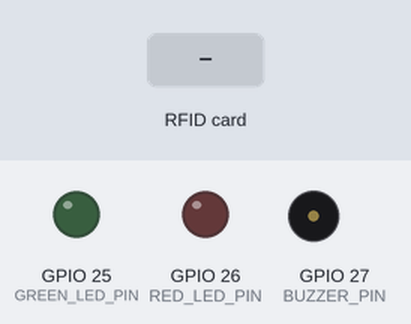
A sketch run on a simulated ESP32. Shown: output pins drawn as LEDs (lit = HIGH), buzzer (waves = sounding, pin HIGH). The inputs (shaded band) are chosen by the test bench. WiFi joins after 1.5 s; servers stay silent unless stated; uploads are accepted with an empty reply; what the sketch prints to the serial monitor is not drawn.

Above: at 3.8 s.
3.9 s: RFID card 5E 7A 19 C4 held to the reader
At 4.8 s:
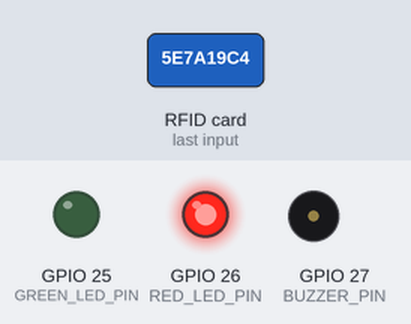
Timing chart, 0 to 7.8 s (numbered marks = the images above; inputs shaded):
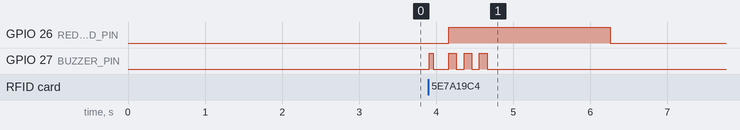

The sketch:

espcode.ino
```cpp
/**
 * FINAL ESP32 CODE
 * Role: Main RFID Controller & Sender
 * Reads RFID, contacts server, controls indicators, and sends status to Arduino.
 * Baud Rate: 115200
 */

#include <WiFi.h>
#include <HTTPClient.h>
#include <SPI.h>
#include <MFRC522.h>
#include <HardwareSerial.h>

// Pin Definitions (VSPI)
#define RST_PIN 22 // RFID reset pin
#define SS_PIN 5   // RFID SDA pin (VSPI_SS)

// Pin Definitions for Indicators
#define GREEN_LED_PIN 25
#define RED_LED_PIN 26
#define BUZZER_PIN 27

// --- UPDATE THESE VALUES ---
const char* WIFI_SSID = "Xiaomi11i";
const char* WIFI_PASSWORD = "Pass(0)18";
const char* SCRIPT_BASE = "https://script.google.com/macros/s/AKfycbyEGUR1FRdfk7YMI5OBE2xLlGyZv86cK07ym2Ysjng2Kg0MwkFHF4OCLEy446Isw617/exec";
// -------------------------

const char* TOKEN = "RSP505";

// RFID Setup
MFRC522 mfrc522(SS_PIN, RST_PIN);
MFRC522::MIFARE_Key key;

// Serial object for communicating with Arduino (Serial2 uses GPIO 16, 17)
HardwareSerial espSerial(2);

// System Variables
String lastUID = "";
unsigned long lastCardRead = 0;
const unsigned long CARD_DEBOUNCE = 2000;
unsigned long lastWifiCheck = 0;
const unsigned long WIFI_CHECK_INTERVAL = 30000;

// Function Declarations
String urlEncode(const String &s);
bool httpGET(const String &url, String &resp, int &code);
void wifiConnect();
void readRFIDCard();
void handleRequest(const String &uid);
void signalSuccess();
void signalFailure();
void signalCardRead();

void setup() {
  Serial.begin(115200); // For debugging via USB
  delay(1000);

  // Initialize the serial port for Arduino communication
  // Uses GPIO 16 (RX2), 17 (TX2)
  espSerial.begin(115200, SERIAL_8N1, 16, 17);
  delay(100);

  // Initialize Indicator Pins
  pinMode(GREEN_LED_PIN, OUTPUT);
  pinMode(RED_LED_PIN, OUTPUT);
  pinMode(BUZZER_PIN, OUTPUT);

  // Turn off all indicators initially
  digitalWrite(GREEN_LED_PIN, LOW);
  digitalWrite(RED_LED_PIN, LOW);
  digitalWrite(BUZZER_PIN, LOW);

  Serial.println("\n\n=== Industry - RFID Access Control & Tracking ===");
  SPI.begin(18, 19, 23, 5);
  mfrc522.PCD_Init();
  byte version = mfrc522.PCD_ReadRegister(mfrc522.VersionReg);
  if (version == 0x00 || version == 0xFF) {
    Serial.println("ERROR: RFID module not found!");
    digitalWrite(RED_LED_PIN, HIGH);
  } else {
    Serial.println("RFID module found and responding!");
  }
  mfrc522.PCD_SetAntennaGain(mfrc522.RxGain_max);

  wifiConnect();
  Serial.println("System ready - waiting for employee cards...");
  espSerial.println("System Ready");
}

void loop() {
  if (mfrc522.PICC_IsNewCardPresent()) {
    if (mfrc522.PICC_ReadCardSerial()) {
      readRFIDCard();
      lastCardRead = millis();
    } else {
      Serial.println("Failed to read card serial");
      signalFailure();
    }
  }

  if (millis() - lastWifiCheck > WIFI_CHECK_INTERVAL) {
    if (WiFi.status() != WL_CONNECTED) {
      Serial.println("WiFi disconnected, reconnecting...");
      wifiConnect();
    }
    lastWifiCheck = millis();
  }
  delay(100);
}

void handleRequest(const String &uid) {
  String url = String(SCRIPT_BASE) + "?mode=check_and_toggle&uid=" + urlEncode(uid) + "&token=" + urlEncode(TOKEN);
  String resp;
  int code;
  bool ok = httpGET(url, resp, code);

  if (ok) {
    Serial.println("Server response: " + resp);
    if (resp.indexOf("session_started") >= 0) {
      Serial.println("Session started successfully.");
      espSerial.println("Access Granted!");
      signalSuccess();
    } else if (resp.indexOf("session_ended") >= 0) {
      Serial.println("Session ended successfully.");
      espSerial.println("Session Ended");
      signalSuccess();
    } else {
      Serial.println("Unknown or denied response.");
      espSerial.println("Access Denied");
      signalFailure();
    }
  } else {
    Serial.println("Request failed: " + resp + " (Code: " + String(code) + ")");
    espSerial.println("Request Failed");
    signalFailure();
  }
}

void readRFIDCard() {
  String cardUID = "";
  for (byte i = 0; i < mfrc522.uid.size; i++) {
    cardUID += String(mfrc522.uid.uidByte[i] < 0x10 ? "0" : "");
    cardUID += String(mfrc522.uid.uidByte[i], HEX);
  }
  cardUID.toUpperCase();
  Serial.print("Employee UID: ");
  Serial.println(cardUID);

  if (cardUID == lastUID && (millis() - lastCardRead) < CARD_DEBOUNCE) {
    Serial.println("Card debounced - ignoring");
    mfrc522.PICC_HaltA();
    mfrc522.PCD_StopCrypto1();
    return;
  }

  signalCardRead();
  Serial.println("Processing employee card...");
  handleRequest(cardUID);
  lastUID = cardUID;
  mfrc522.PICC_HaltA();
  mfrc522.PCD_StopCrypto1();
  Serial.println("Card processing complete");
}

void signalSuccess() {
  digitalWrite(GREEN_LED_PIN, HIGH);
  digitalWrite(BUZZER_PIN, HIGH);
  delay(200);
  digitalWrite(BUZZER_PIN, LOW);
  delay(1800);
  digitalWrite(GREEN_LED_PIN, LOW);
}

void signalFailure() {
  digitalWrite(RED_LED_PIN, HIGH);
  for (int i = 0; i < 3; i++) {
    digitalWrite(BUZZER_PIN, HIGH);
    delay(100);
    digitalWrite(BUZZER_PIN, LOW);
    delay(100);
  }
  delay(1500);
  digitalWrite(RED_LED_PIN, LOW);
}

void signalCardRead() {
  digitalWrite(BUZZER_PIN, HIGH);
  delay(50);
  digitalWrite(BUZZER_PIN, LOW);
}

String urlEncode(const String &s) {
  String out;
  char c;
  for (size_t i = 0; i < s.length(); i++) {
    c = s[i];
    if (isalnum(c) || c == '-' || c == '_' || c == '.' || c == '~') {
      out += c;
    } else {
      char buf[4];
      sprintf(buf, "%%%02X", (uint8_t)c);
      out += buf;
    }
  }
  return out;
}

bool httpGET(const String &url, String &resp, int &code) {
  if (WiFi.status() != WL_CONNECTED) {
    code = -1;
    resp = "no_wifi";
    return false;
  }
  HTTPClient http;
  http.begin(url);
  http.setTimeout(10000);
  code = http.GET();
  if (code == 302 || code == 301) {
    String newUrl = http.getLocation();
    http.end();
    http.begin(newUrl);
    http.setTimeout(10000);
    code = http.GET();
  }
  if (code > 0) {
    resp = http.getString();
  }
  http.end();
  return code == 200;
}

void wifiConnect() {
  Serial.print("Connecting to WiFi: ");
  Serial.println(WIFI_SSID);
  WiFi.mode(WIFI_STA);
  WiFi.begin(WIFI_SSID, WIFI_PASSWORD);
  unsigned long connectStart = millis();
  while (WiFi.status() != WL_CONNECTED && (millis() - connectStart) < 20000) {
    delay(500);
    Serial.print(".");
  }
  if (WiFi.status() == WL_CONNECTED) {
    Serial.println("\nConnected to WiFi!");
    Serial.print("IP address: ");
    Serial.println(WiFi.localIP());
  } else {
    Serial.println("\nWiFi connection failed!");
    digitalWrite(RED_LED_PIN, HIGH);
  }
}
```

Measured:
- after the input at 3.9 s, GPIO 26 (RED_LED_PIN): LOW → HIGH after 0.26 s, → LOW 2.1 s later
